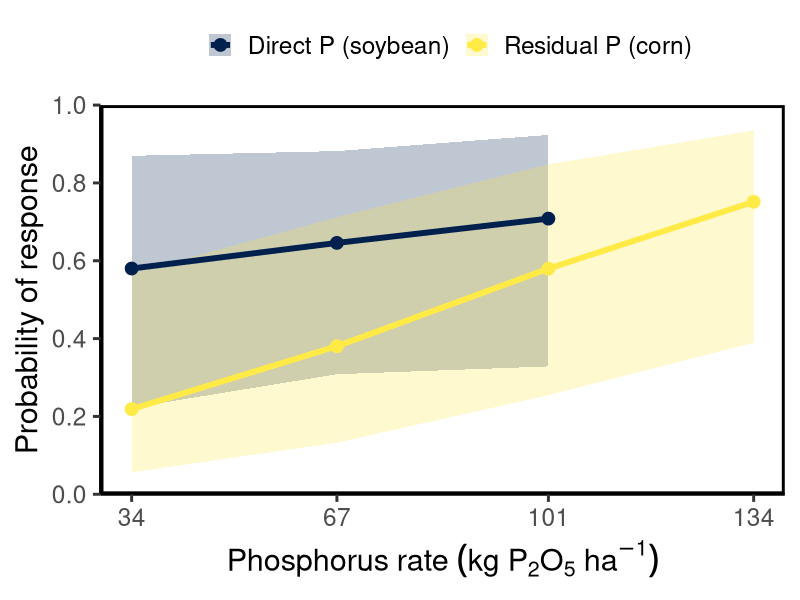

Write the R code that produced this figure.
## ---- chunk 1
library(tidyverse)    # Core tidyverse packages
library(readxl)       # read Excel files
library(lme4)         # mixed models
library(emmeans)      # Estimated mean marginal means

## ---- chunk 2
# Import dataset
raw_data <- read_excel("soybean_P_response_dataset.xlsx", sheet = "data")

# Inspect structure
#str(raw_data)
## ---- chunk 3
# Sensitivity parameter
#k <- c(0, 0.5, 1)
k <- 1
# Compute control statistics per site
control_stats <- raw_data %>%
  filter(trt_name == "0") %>%
  group_by(loc_num) %>%
  summarise(
    control_mean = mean(yield_mg_ha, na.rm = TRUE),
    control_sd   = sd(yield_mg_ha, na.rm = TRUE),
    .groups = "drop"
  )

# Join and define binary response
df <- raw_data %>%
  left_join(control_stats, by = "loc_num") %>%
  mutate(
    threshold = control_mean + k * control_sd,
    response  = ifelse(yield_mg_ha > threshold, 1, 0)
  )

## ---- chunk 4
df <- df %>%
  filter(trt_name != "0") %>%
  mutate(
    rate = as.numeric(gsub(" .*", "", trt_name)),
    pathway = ifelse(
      grepl("R", trt_name),
      "Residual P (corn)",
      "Direct P (soybean)"
    ),
    pathway = factor(pathway)
  )

# Checks
table(df$response)
table(df$response, df$loc_num)

## ---- chunk 5
# logistic mixed model
m_logit <- glmer(
  response ~ rate * pathway + (1 | loc_num),
  family = binomial,
  data = df
)

summary(m_logit)

## ---- chunk 6
pred_df <- emmeans(
  m_logit,
  ~ rate * pathway,
  at = list(rate = c(34, 67, 101, 134)),
  type = "response"
) %>%
  as.data.frame() %>%
  rename(
    x = rate,
    predicted = prob,
    conf.low = asymp.LCL,
    conf.high = asymp.UCL,
    group = pathway
  ) %>%
  filter(!(x == 134 & group == "Direct P (soybean)"))

## ---- chunk 7
ggplot(pred_df,
       aes(x = x,
           y = predicted,
           color = group,
           fill = group)) +
  
  # CI ribbon
  geom_ribbon(aes(ymin = conf.low, ymax = conf.high),
              alpha = 0.25, color = NA) +
  
  # line
  geom_line(linewidth = 2) +
  
  # points
  geom_point(size = 4) +
  
  scale_color_viridis_d(option = "cividis") +
  scale_fill_viridis_d(option = "cividis") +
  
  scale_y_continuous(limits = c(0, 1),
                     breaks = seq(0, 1, by = 0.2),
                     expand = c(0, 0)) +
  
  scale_x_continuous(breaks = c(34, 67, 101, 134)) +
  
  labs(
    x = expression(Phosphorus~rate~(kg~P[2]*O[5]~ha^-1)),
    y = "Probability of response",
    color = "",
    fill  = ""
  ) +
  
  theme_classic(base_size = 22) +
  theme(
    panel.background = element_rect(color = "black", linewidth = 2),
    legend.key = element_rect(color = "white"),
    legend.position = "top"
  )
